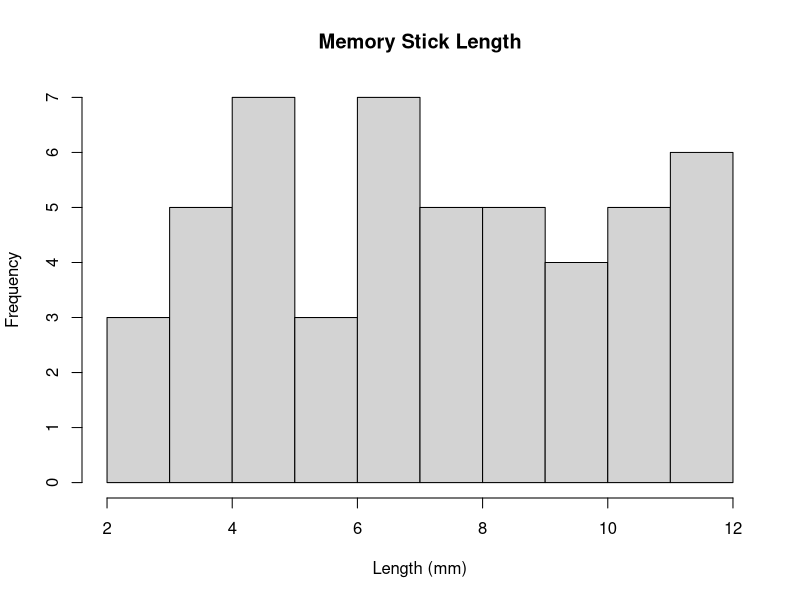

This chart was generated by the following R code: (Note: this script raises an error after producing the figure.)
## ---- chunk 1
#15
1 - punif(10, min = 2, max = 10)
set.seed(123) # for reproducibility
Memory_sticks <- runif(n = 50, min = 2, max = 12)
hist(Memory_sticks, main = "Memory Stick Length", xlab = "Length (mm)")
Mean_Memorysticks <- mean(Memory_sticks)
Mean_Memorysticks
Var_Memorysticks <- var(Memory_sticks)
Var_Memorysticks
## ---- chunk 2
#2. A.
lower = 2
upper = 6
b <- 0.15
f <- function(x) ifelse(6 > x & x > 2, 0.025*x + b, 0)
PDensity <- integrate(f, lower = 2, upper = 6)$val
y <- 0.1
Genuine_Probability <- (abs(PDensity - 1) < y) 
Genuine_Probability
# 2. B.
Exceed3 <- integrate(f, lower = 3, upper = 6)$val
cat("Probability that measurement exceeds 3 is =", Exceed3)
# 2. C.
F_EX <- integrate(function(x) x * f(x), lower = 2, upper = 6)$val
cat("Expected value of X =", round(F_EX, 2))
## ---- chunk 3
#3
LowLim <- c(-3.14)
UppLim <- c(3.14)

pdf <- function(x) {
  ifelse(abs(x) <= 3.14, 1/(2*3.14), 0)
}
probability_1 <- integrate(pdf, lower = LowLim, lower = 0)$val
probability_1
probability_2 <- integrate(pdf, lower = LowLim, upper = 3.14/2)$val
probability_2

